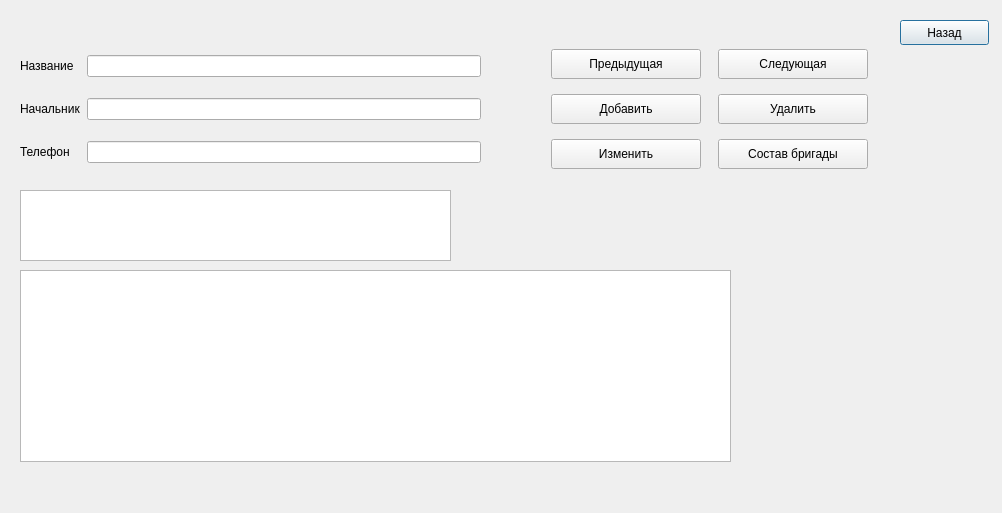
<?xml version="1.0" encoding="UTF-8"?>
<ui version="4.0">
 <class>empbrigades</class>
 <widget class="QDialog" name="empbrigades">
  <property name="geometry">
   <rect>
    <x>0</x>
    <y>0</y>
    <width>1002</width>
    <height>513</height>
   </rect>
  </property>
  <property name="windowTitle">
   <string>Dialog</string>
  </property>
  <widget class="QPushButton" name="btnBack">
   <property name="geometry">
    <rect>
     <x>900</x>
     <y>20</y>
     <width>89</width>
     <height>25</height>
    </rect>
   </property>
   <property name="text">
    <string>Назад</string>
   </property>
  </widget>
  <widget class="QTextEdit" name="teResult">
   <property name="geometry">
    <rect>
     <x>20</x>
     <y>190</y>
     <width>431</width>
     <height>71</height>
    </rect>
   </property>
  </widget>
  <widget class="QWidget" name="layoutWidget">
   <property name="geometry">
    <rect>
     <x>20</x>
     <y>40</y>
     <width>461</width>
     <height>141</height>
    </rect>
   </property>
   <layout class="QGridLayout" name="gridLayout">
    <item row="0" column="0">
     <widget class="QLabel" name="label">
      <property name="text">
       <string>Название</string>
      </property>
     </widget>
    </item>
    <item row="0" column="1">
     <widget class="QLineEdit" name="leName"/>
    </item>
    <item row="1" column="0">
     <widget class="QLabel" name="label_2">
      <property name="text">
       <string>Начальник</string>
      </property>
     </widget>
    </item>
    <item row="1" column="1">
     <widget class="QLineEdit" name="leBoss"/>
    </item>
    <item row="2" column="0">
     <widget class="QLabel" name="label_3">
      <property name="text">
       <string>Телефон</string>
      </property>
     </widget>
    </item>
    <item row="2" column="1">
     <widget class="QLineEdit" name="lePhone"/>
    </item>
   </layout>
  </widget>
  <widget class="QTableWidget" name="twInfo">
   <property name="geometry">
    <rect>
     <x>20</x>
     <y>270</y>
     <width>711</width>
     <height>192</height>
    </rect>
   </property>
  </widget>
  <widget class="QWidget" name="layoutWidget">
   <property name="geometry">
    <rect>
     <x>540</x>
     <y>40</y>
     <width>341</width>
     <height>141</height>
    </rect>
   </property>
   <layout class="QGridLayout" name="gridLayout_2">
    <item row="0" column="0">
     <widget class="QPushButton" name="btnPrevious">
      <property name="minimumSize">
       <size>
        <width>150</width>
        <height>30</height>
       </size>
      </property>
      <property name="maximumSize">
       <size>
        <width>150</width>
        <height>30</height>
       </size>
      </property>
      <property name="text">
       <string>Предыдущая</string>
      </property>
     </widget>
    </item>
    <item row="0" column="1">
     <widget class="QPushButton" name="btnNext">
      <property name="minimumSize">
       <size>
        <width>150</width>
        <height>30</height>
       </size>
      </property>
      <property name="maximumSize">
       <size>
        <width>150</width>
        <height>30</height>
       </size>
      </property>
      <property name="text">
       <string>Следующая</string>
      </property>
     </widget>
    </item>
    <item row="1" column="0">
     <widget class="QPushButton" name="btnAdd">
      <property name="minimumSize">
       <size>
        <width>150</width>
        <height>30</height>
       </size>
      </property>
      <property name="maximumSize">
       <size>
        <width>150</width>
        <height>30</height>
       </size>
      </property>
      <property name="text">
       <string>Добавить</string>
      </property>
     </widget>
    </item>
    <item row="1" column="1">
     <widget class="QPushButton" name="btnDel">
      <property name="minimumSize">
       <size>
        <width>150</width>
        <height>30</height>
       </size>
      </property>
      <property name="maximumSize">
       <size>
        <width>150</width>
        <height>30</height>
       </size>
      </property>
      <property name="text">
       <string>Удалить</string>
      </property>
     </widget>
    </item>
    <item row="2" column="0">
     <widget class="QPushButton" name="btnEdit">
      <property name="minimumSize">
       <size>
        <width>150</width>
        <height>30</height>
       </size>
      </property>
      <property name="maximumSize">
       <size>
        <width>150</width>
        <height>30</height>
       </size>
      </property>
      <property name="text">
       <string>Изменить</string>
      </property>
     </widget>
    </item>
    <item row="2" column="1">
     <widget class="QPushButton" name="btnInfo">
      <property name="minimumSize">
       <size>
        <width>150</width>
        <height>30</height>
       </size>
      </property>
      <property name="maximumSize">
       <size>
        <width>150</width>
        <height>30</height>
       </size>
      </property>
      <property name="text">
       <string>Состав бригады</string>
      </property>
     </widget>
    </item>
   </layout>
  </widget>
 </widget>
 <resources/>
 <connections/>
</ui>
